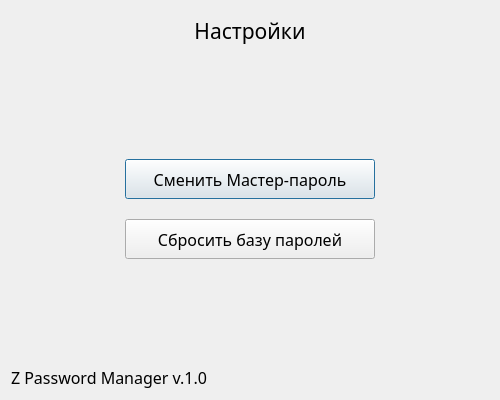
<?xml version="1.0" encoding="UTF-8"?>
<ui version="4.0">
 <class>settingsDialog</class>
 <widget class="QDialog" name="settingsDialog">
  <property name="geometry">
   <rect>
    <x>0</x>
    <y>0</y>
    <width>500</width>
    <height>400</height>
   </rect>
  </property>
  <property name="font">
   <font>
    <family>Microsoft YaHei UI Light</family>
    <pointsize>12</pointsize>
   </font>
  </property>
  <property name="windowTitle">
   <string>Настройки</string>
  </property>
  <layout class="QVBoxLayout" name="verticalLayout_2">
   <item>
    <widget class="QLabel" name="label">
     <property name="minimumSize">
      <size>
       <width>0</width>
       <height>40</height>
      </size>
     </property>
     <property name="font">
      <font>
       <pointsize>16</pointsize>
      </font>
     </property>
     <property name="text">
      <string>Настройки</string>
     </property>
     <property name="alignment">
      <set>Qt::AlignCenter</set>
     </property>
    </widget>
   </item>
   <item>
    <spacer name="verticalSpacer_2">
     <property name="orientation">
      <enum>Qt::Vertical</enum>
     </property>
     <property name="sizeHint" stdset="0">
      <size>
       <width>20</width>
       <height>40</height>
      </size>
     </property>
    </spacer>
   </item>
   <item>
    <layout class="QHBoxLayout" name="horizontalLayout">
     <item>
      <spacer name="horizontalSpacer">
       <property name="orientation">
        <enum>Qt::Horizontal</enum>
       </property>
       <property name="sizeHint" stdset="0">
        <size>
         <width>40</width>
         <height>20</height>
        </size>
       </property>
      </spacer>
     </item>
     <item>
      <widget class="QFrame" name="verticalFrame">
       <layout class="QVBoxLayout" name="verticalLayout">
        <property name="spacing">
         <number>20</number>
        </property>
        <property name="leftMargin">
         <number>20</number>
        </property>
        <property name="topMargin">
         <number>20</number>
        </property>
        <property name="rightMargin">
         <number>20</number>
        </property>
        <property name="bottomMargin">
         <number>20</number>
        </property>
        <item>
         <widget class="QPushButton" name="masterButton">
          <property name="minimumSize">
           <size>
            <width>250</width>
            <height>40</height>
           </size>
          </property>
          <property name="text">
           <string>Сменить Мастер-пароль</string>
          </property>
         </widget>
        </item>
        <item>
         <widget class="QPushButton" name="resetButton">
          <property name="minimumSize">
           <size>
            <width>250</width>
            <height>40</height>
           </size>
          </property>
          <property name="text">
           <string>Сбросить базу паролей</string>
          </property>
         </widget>
        </item>
       </layout>
      </widget>
     </item>
     <item>
      <spacer name="horizontalSpacer_2">
       <property name="orientation">
        <enum>Qt::Horizontal</enum>
       </property>
       <property name="sizeHint" stdset="0">
        <size>
         <width>40</width>
         <height>20</height>
        </size>
       </property>
      </spacer>
     </item>
    </layout>
   </item>
   <item>
    <spacer name="verticalSpacer">
     <property name="orientation">
      <enum>Qt::Vertical</enum>
     </property>
     <property name="sizeHint" stdset="0">
      <size>
       <width>20</width>
       <height>40</height>
      </size>
     </property>
    </spacer>
   </item>
   <item>
    <widget class="QLabel" name="label_2">
     <property name="text">
      <string>Z Password Manager v.1.0</string>
     </property>
    </widget>
   </item>
  </layout>
 </widget>
 <resources/>
 <connections/>
</ui>
